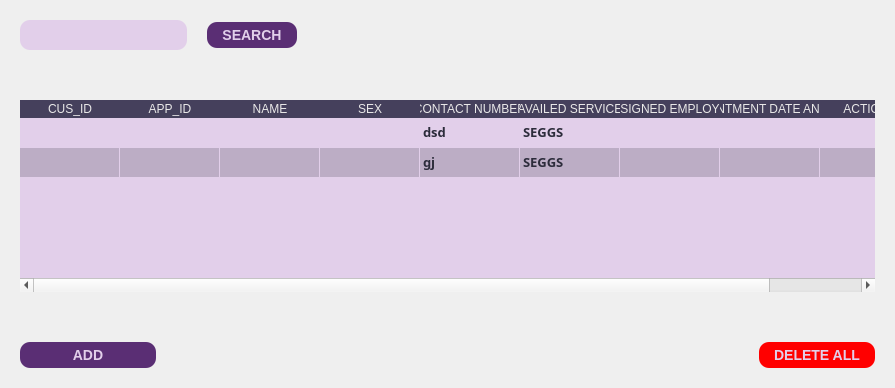
         <widget class="QWidget" name="customers_page">
          <layout class="QGridLayout" name="gridLayout_6">
           <item row="0" column="0" rowspan="2" colspan="2">
            <widget class="QWidget" name="widget_2" native="true">
             <property name="styleSheet">
              <string notr="true">QPushButton {
                background-color: #5A2E74;  /* Background color of the buttons */
                color: #E2CFEA;              /* Text color of the buttons */
                border: none;               /* Remove button border */
                border-radius: 10px;         /* Border radius of the buttons */
                padding: 5px 15px;          /* Padding inside the buttons */
                font-size: 14px;            /* Font size of the button text */
				font-weight: bold;
}

QPushButton:hover {
                background-color: #745288;  /* Background color on hover */
}
QPushButton:pressed {
                background-color: #6B4483;  /* Background color on press */
}

QLabel{
	color: #E9E8E8;
}

QLineEdit{
	background-color: #E2CFEA;
	border: none;
	height: 30px;
	border-radius: 10px;
	color: #45405C;
	padding-left: 5px;
	padding-right: 5px;
}
</string>
             </property>
             <layout class="QGridLayout" name="gridLayout_5">
              <property name="verticalSpacing">
               <number>50</number>
              </property>
              <item row="0" column="2">
               <spacer name="horizontalSpacer_8">
                <property name="orientation">
                 <enum>Qt::Horizontal</enum>
                </property>
                <property name="sizeHint" stdset="0">
                 <size>
                  <width>40</width>
                  <height>20</height>
                 </size>
                </property>
               </spacer>
              </item>
              <item row="0" column="3">
               <spacer name="horizontalSpacer_7">
                <property name="orientation">
                 <enum>Qt::Horizontal</enum>
                </property>
                <property name="sizeHint" stdset="0">
                 <size>
                  <width>404</width>
                  <height>20</height>
                 </size>
                </property>
               </spacer>
              </item>
              <item row="2" column="1" colspan="3">
               <spacer name="horizontalSpacer_6">
                <property name="orientation">
                 <enum>Qt::Horizontal</enum>
                </property>
                <property name="sizeHint" stdset="0">
                 <size>
                  <width>386</width>
                  <height>20</height>
                 </size>
                </property>
               </spacer>
              </item>
              <item row="0" column="0" colspan="2">
               <layout class="QHBoxLayout" name="horizontalLayout_5">
                <property name="spacing">
                 <number>20</number>
                </property>
                <item>
                 <widget class="QLineEdit" name="lineEdit_2">
                  <property name="font">
                   <font>
                    <family>JetBrains Mono</family>
                    <pointsize>12</pointsize>
                    <bold>true</bold>
                   </font>
                  </property>
                 </widget>
                </item>
                <item>
                 <widget class="QPushButton" name="search_cus_button">
                  <property name="cursor">
                   <cursorShape>PointingHandCursor</cursorShape>
                  </property>
                  <property name="text">
                   <string>SEARCH</string>
                  </property>
                 </widget>
                </item>
               </layout>
              </item>
              <item row="2" column="0">
               <layout class="QHBoxLayout" name="horizontalLayout_6">
                <property name="spacing">
                 <number>20</number>
                </property>
                <item>
                 <widget class="QPushButton" name="add_cus_button">
                  <property name="cursor">
                   <cursorShape>PointingHandCursor</cursorShape>
                  </property>
                  <property name="text">
                   <string>ADD</string>
                  </property>
                  <property name="icon">
                   <iconset resource="../static/icons/resourcs.qrc">
                    <normaloff>:/add_button_light.svg</normaloff>:/add_button_light.svg</iconset>
                  </property>
                  <property name="iconSize">
                   <size>
                    <width>16</width>
                    <height>16</height>
                   </size>
                  </property>
                 </widget>
                </item>
               </layout>
              </item>
              <item row="2" column="4">
               <widget class="QPushButton" name="delete_all_cus_button">
                <property name="cursor">
                 <cursorShape>PointingHandCursor</cursorShape>
                </property>
                <property name="styleSheet">
                 <string notr="true">QPushButton {
                background-color: rgb(255, 0, 0);  /* Background color of the buttons */
                color: #E2CFEA;              /* Text color of the buttons */
                border: none;               /* Remove button border */
                border-radius: 10px;         /* Border radius of the buttons */
                padding: 5px 15px;          /* Padding inside the buttons */
                font-size: 14px;            /* Font size of the button text */
				font-weight: bold;
}

QPushButton:hover {
                background-color: rgb(255, 62, 62);  /* Background color on hover */
}
QPushButton:pressed {
                background-color: rgb(200, 0, 0);  /* Background color on press */
}
</string>
                </property>
                <property name="text">
                 <string>DELETE ALL</string>
                </property>
                <property name="icon">
                 <iconset resource="../static/icons/resourcs.qrc">
                  <normaloff>:/delete_button_light.svg</normaloff>:/delete_button_light.svg</iconset>
                </property>
               </widget>
              </item>
              <item row="1" column="0" colspan="5">
               <widget class="QTableWidget" name="cus_table">
                <property name="font">
                 <font>
                  <family>JetBrains Mono</family>
                  <pointsize>10</pointsize>
                  <bold>true</bold>
                 </font>
                </property>
                <property name="styleSheet">
                 <string notr="true">QHeaderView::section{
	background-color: #45405C;
	color: #E9E8E8;
	border: none;
	font: 700 10pt &quot;JetBrains Mono&quot;;
}

QTableWidget{
	background-color: #E2CFEA;
	border: none;
	alternate-background-color: #BCADC5;
}

QTableWidget::item:selected{
	color: #2C2C3B;
	background-color: #FFEE8c;  /* Background color for selected items */

}
QTableWidget::item{
	color: #2C2C3B;
	selection-color: #2C2C3B;  /* Text color for selected items */

}
</string>
                </property>
                <property name="frameShadow">
                 <enum>QFrame::Sunken</enum>
                </property>
                <property name="editTriggers">
                 <set>QAbstractItemView::NoEditTriggers</set>
                </property>
                <property name="alternatingRowColors">
                 <bool>true</bool>
                </property>
                <property name="selectionMode">
                 <enum>QAbstractItemView::NoSelection</enum>
                </property>
                <property name="selectionBehavior">
                 <enum>QAbstractItemView::SelectRows</enum>
                </property>
                <property name="showGrid">
                 <bool>true</bool>
                </property>
                <property name="gridStyle">
                 <enum>Qt::NoPen</enum>
                </property>
                <attribute name="horizontalHeaderVisible">
                 <bool>true</bool>
                </attribute>
                <attribute name="horizontalHeaderCascadingSectionResizes">
                 <bool>false</bool>
                </attribute>
                <attribute name="horizontalHeaderHighlightSections">
                 <bool>true</bool>
                </attribute>
                <attribute name="horizontalHeaderShowSortIndicator" stdset="0">
                 <bool>false</bool>
                </attribute>
                <attribute name="horizontalHeaderStretchLastSection">
                 <bool>false</bool>
                </attribute>
                <attribute name="verticalHeaderVisible">
                 <bool>false</bool>
                </attribute>
                <attribute name="verticalHeaderStretchLastSection">
                 <bool>false</bool>
                </attribute>
                <row>
                 <property name="text">
                  <string>New Row</string>
                 </property>
                </row>
                <row/>
                <column>
                 <property name="text">
                  <string>CUS_ID</string>
                 </property>
                </column>
                <column>
                 <property name="text">
                  <string>APP_ID</string>
                 </property>
                </column>
                <column>
                 <property name="text">
                  <string>NAME</string>
                 </property>
                </column>
                <column>
                 <property name="text">
                  <string>SEX</string>
                 </property>
                </column>
                <column>
                 <property name="text">
                  <string>CONTACT NUMBER</string>
                 </property>
                </column>
                <column>
                 <property name="text">
                  <string>AVAILED SERVICE</string>
                 </property>
                </column>
                <column>
                 <property name="text">
                  <string>ASSIGNED EMPLOYEE</string>
                 </property>
                </column>
                <column>
                 <property name="text">
                  <string>APPOINTMENT DATE AND TIME</string>
                 </property>
                </column>
                <column>
                 <property name="text">
                  <string>ACTIONS</string>
                 </property>
                </column>
                <item row="0" column="4">
                 <property name="text">
                  <string>dsd</string>
                 </property>
                </item>
                <item row="0" column="5">
                 <property name="text">
                  <string>SEGGS</string>
                 </property>
                </item>
                <item row="1" column="4">
                 <property name="text">
                  <string>gj</string>
                 </property>
                </item>
                <item row="1" column="5">
                 <property name="text">
                  <string>SEGGS</string>
                 </property>
                </item>
               </widget>
              </item>
             </layout>
            </widget>
           </item>
          </layout>
         </widget>
